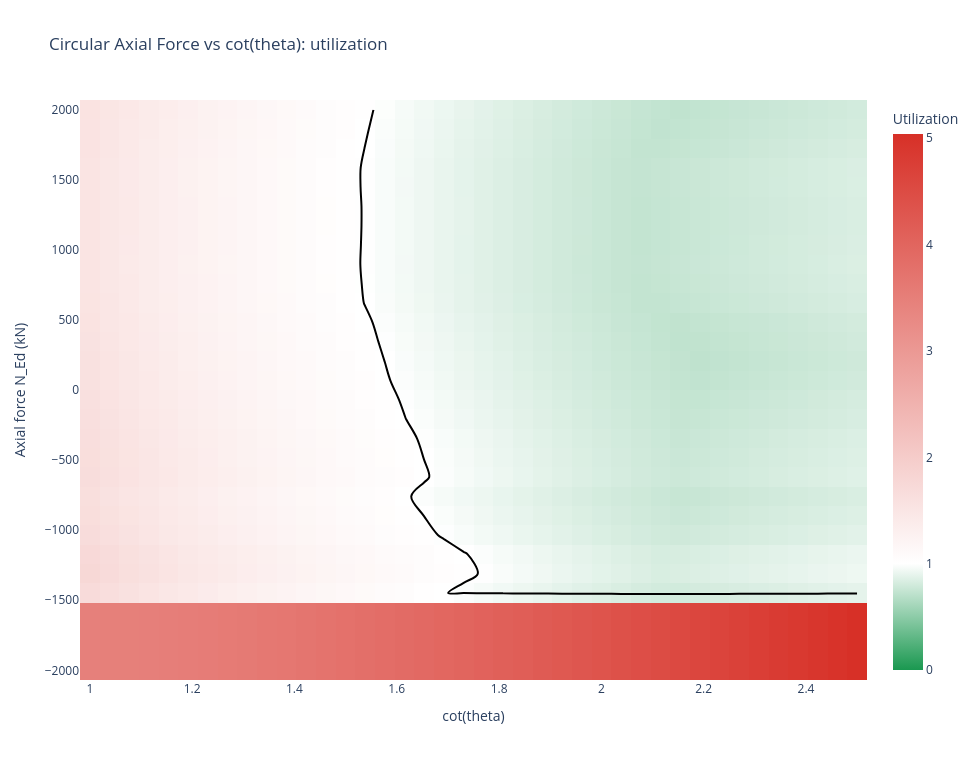

Write notebook code for a chart like this one.
### Markdown cell above
## 6. Axial Force vs Cot(ÃŽÂ¸) Contour

Heatmap of utilization (or other metrics) over the N_EdÃ¢â‚¬â€œcot(ÃŽÂ¸) domain.
For each axial force level the full circular context is recomputed
(ÃÆ’_cp, ÃŽÂ»Ã¢â€šÂ, ÃŽÂ»Ã¢â€šâ€š, b_w, V_Rd,c, cot limits).

### Code cell
fig_axial = viewer.plot_force_cot_theta_contour(
    load_case=load_case,
    N_min=-2000.0,
    N_max=2000.0,
    n_axial=30,
    n_cot=40,
    metric="utilization",
    show=False,
)
fig_axial

### Figure 1 — Plotly figure (JSON) as saved in the notebook; plotly's stock layout.template omitted (floating-point values rounded to 4 significant figures; data arrays with more than 128 entries replaced by an {"elided": "..."} marker saying what was removed)
{"data": [{"colorbar": {"title": {"text": "Utilization"}}, "colorscale": [[0, "#1a9850"], [0.1984, "#ffffff"], [1, "#d73027"]], "hovertemplate": "cot(theta): %{x:.3f}<br>N_Ed: %{y:.1f} kN<br>utilization: %{z:.3f}<extra></extra>", "name": "utilization", "type": "heatmap", "x": [1.0, 1.038, 1.077, 1.115, 1.154, 1.192, 1.231, 1.269, 1.308, 1.346, 1.385, 1.423, 1.462, 1.5, 1.538, 1.577, 1.615, 1.654, 1.692, 1.731, 1.769, 1.808, 1.846, 1.885, 1.923, 1.962, 2.0, 2.038, 2.077, 2.115, 2.154, 2.192, 2.231, 2.269, 2.308, 2.346, 2.385, 2.423, 2.462, 2.5], "y": [-2000.0, -1862.0, -1724.0, -1586.0, -1448.0, -1310.0, -1172.0, -1034.0, -896.6, -758.6, -620.7, -482.8, -344.8, -206.9, -68.97, 68.97, 206.9, 344.8, 482.8, 620.7, 758.6, 896.6, 1034.0, 1172.0, 1310.0, 1448.0, 1586.0, 1724.0, 1862.0, 2000.0], "z": {"elided": "30x40 float values"}, "zmax": 5.04, "zmin": 0}, {"contours": {"coloring": "none", "end": 1, "size": 1, "start": 1}, "hoverinfo": "skip", "line": {"color": "black", "width": 2}, "name": "Utilization = 1.0", "showscale": false, "type": "contour", "x": [1.0, 1.038, 1.077, 1.115, 1.154, 1.192, 1.231, 1.269, 1.308, 1.346, 1.385, 1.423, 1.462, 1.5, 1.538, 1.577, 1.615, 1.654, 1.692, 1.731, 1.769, 1.808, 1.846, 1.885, 1.923, 1.962, 2.0, 2.038, 2.077, 2.115, 2.154, 2.192, 2.231, 2.269, 2.308, 2.346, 2.385, 2.423, 2.462, 2.5], "y": [-2000.0, -1862.0, -1724.0, -1586.0, -1448.0, -1310.0, -1172.0, -1034.0, -896.6, -758.6, -620.7, -482.8, -344.8, -206.9, -68.97, 68.97, 206.9, 344.8, 482.8, 620.7, 758.6, 896.6, 1034.0, 1172.0, 1310.0, 1448.0, 1586.0, 1724.0, 1862.0, 2000.0], "z": {"elided": "30x40 float values"}}], "layout": {"height": 760, "title": {"text": "Circular Axial Force vs cot(theta): utilization"}, "width": 980, "xaxis": {"title": {"text": "cot(theta)"}}, "yaxis": {"title": {"text": "Axial force N_Ed (kN)"}}}}
